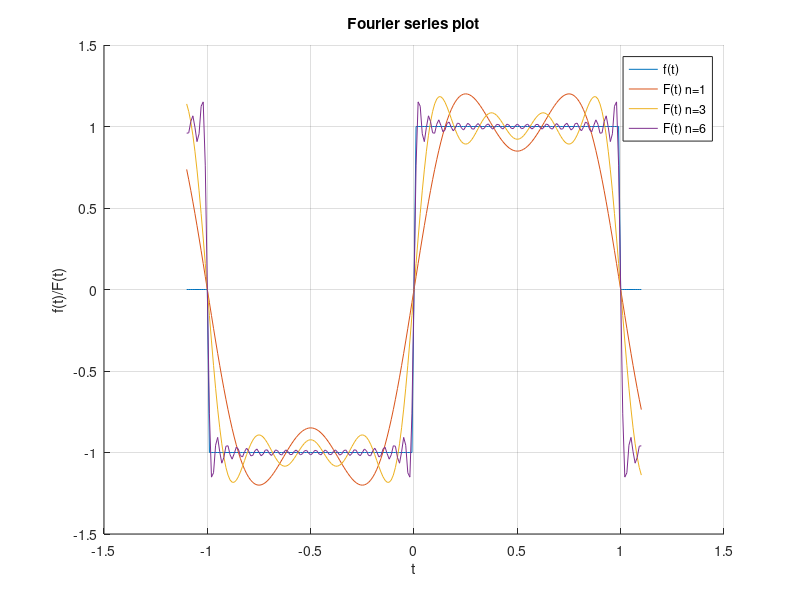

Write the MATLAB code that produced this figure.
% Jonathan Kosir
% Homework 3
% problem 8.5
% 1/05/2018
% This script for our fourier series plot
%----------------------------------------------------------------------------

% Creat some variables
t = -1.1:.01:1.1;
squareBuild = zeros(1,length(t));
n = [1 3 20];
T = 1;
c = 0;

% Create our square function array
squareBuild( t< T & t> 0) = 1;
squareBuild(t > -T &  t < 0) = -1;

% Start figure
figure();
hold on
plot(t,squareBuild);

% First loop loops through n array
for i = 1:length(n)
    
    % Second loop is summation loop goes throu n ammount
    for t = -1.1:.01:1.1;
        
        % c = count for total
        c = c + 1;
        total(c) = 0
        
        % Loop through the sumation n times
        for k = 0:n(i)
            
            % Do math
            total(c) = total(c) + 1 / (2 * k + 1) * ...
                sin((2 * k + 1) * pi * t / T);
            
        end
        
        % Finish math
        total(c) = total(c)*(4/pi);
        
    end
    
    
    % Find max diff for this specific n and f9t0
    diff = abs(squareBuild-total(c));
    maximum(i) = max(diff);
    
    % Plot each n
    t = -1.1:.01:1.1;
    plot(t,total)
    
    % Clear all variables except the needed ones
    clearvars -except T n i squareBuild maximum
    c=0;
end

% Make graph look pretty
hold off
xlabel('t');
ylabel('f(t)/F(t)');
title('Fourier series plot');
legend('f(t)', 'F(t) n=1', 'F(t) n=3', 'F(t) n=6');
grid on;

% Display maximums
disp([' Diff (n = 1): ' num2str(maximum(1)) ' Diff (n = 3): ' num2str(maximum(2)) ' Diff (n = 6): ' num2str(maximum(3))]);

